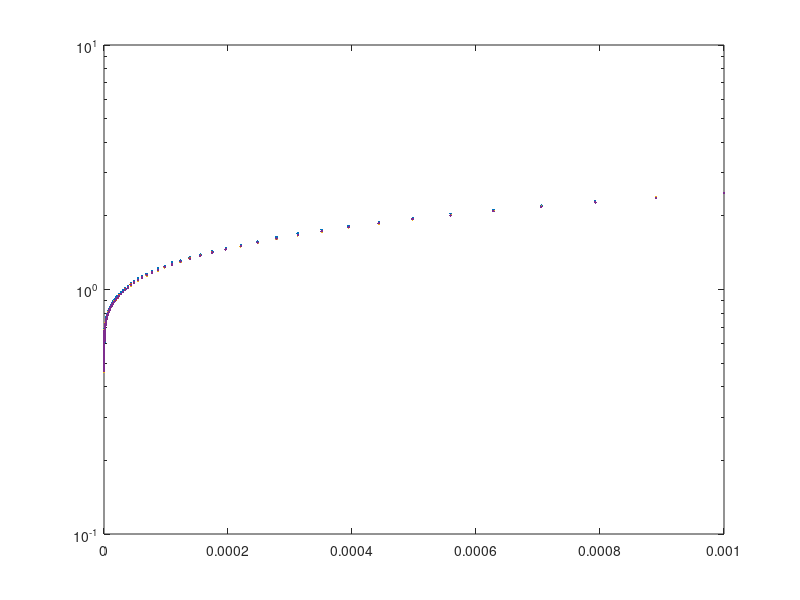

This chart was generated by the following MATLAB code:
% clf; close all; clear;

load("data/lab4_exp1_rev3.mat")


% min(IinExp1)
% max(IinExp1)

figure(1)
semilogy(exp1_nMOS1_I, exp1_nMOS1_V, ".")
hold on;
semilogy(exp1_nMOS2_I, exp1_nMOS2_V, ".")
semilogy(exp1_nMOS3_I, exp1_nMOS3_V, ".")
semilogy(exp1_nMOS4_I, exp1_nMOS4_V, ".")

% In your report, include a table showing the extracted EKV model parameters for each transistor.

% Also, include a single semilog plot showing all four voltage-current characteristics along with one of
% the fits.


% Also, include a single semilog plot showing the difference between each transistor’s
% gate voltage and the average gate voltage from all four transistors as a function of input
% current.

% How well do these characteristics match each other?

% Do the transistors generally match better at certain levels of inversion than others?

% From one of your measured characteristics, extract that transistor’s incremental transcon-
% ductance gain.

% As you did in Labs 2 and 3, you should be able to use diff and ./ in MATLAB to obtain a crude finite-difference
% approximation to the partial derivative of the transistor’s saturation current with respect to its gate voltage.

% For your report, make a log-log plot showing the incremental transconductance gain of the transistor you selected as
% a function of the current flowing through it, along with a theoretical fit.

% Does the theoretical fit match the data?

